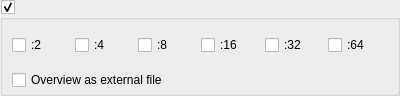
<?xml version="1.0" encoding="UTF-8"?>
<ui version="4.0">
 <class>IToolOverviewGroupBox</class>
 <widget class="QGroupBox" name="IToolOverviewGroupBox">
  <property name="geometry">
   <rect>
    <x>0</x>
    <y>0</y>
    <width>400</width>
    <height>96</height>
   </rect>
  </property>
  <property name="windowTitle">
   <string>GroupBox</string>
  </property>
  <property name="flat">
   <bool>false</bool>
  </property>
  <property name="checkable">
   <bool>true</bool>
  </property>
  <property name="checked">
   <bool>true</bool>
  </property>
  <layout class="QVBoxLayout" name="verticalLayout">
   <property name="spacing">
    <number>3</number>
   </property>
   <property name="leftMargin">
    <number>9</number>
   </property>
   <property name="topMargin">
    <number>3</number>
   </property>
   <property name="rightMargin">
    <number>9</number>
   </property>
   <property name="bottomMargin">
    <number>3</number>
   </property>
   <item>
    <widget class="QFrame" name="frameOverviews">
     <property name="enabled">
      <bool>true</bool>
     </property>
     <property name="frameShape">
      <enum>QFrame::NoFrame</enum>
     </property>
     <property name="frameShadow">
      <enum>QFrame::Raised</enum>
     </property>
     <layout class="QHBoxLayout" name="horizontalLayout_4">
      <property name="spacing">
       <number>3</number>
      </property>
      <property name="leftMargin">
       <number>0</number>
      </property>
      <property name="topMargin">
       <number>0</number>
      </property>
      <property name="rightMargin">
       <number>0</number>
      </property>
      <property name="bottomMargin">
       <number>0</number>
      </property>
      <item>
       <widget class="QCheckBox" name="checkBy2">
        <property name="text">
         <string>:2</string>
        </property>
       </widget>
      </item>
      <item>
       <widget class="QCheckBox" name="checkBy4">
        <property name="text">
         <string>:4</string>
        </property>
       </widget>
      </item>
      <item>
       <widget class="QCheckBox" name="checkBy8">
        <property name="text">
         <string>:8</string>
        </property>
       </widget>
      </item>
      <item>
       <widget class="QCheckBox" name="checkBy16">
        <property name="text">
         <string>:16</string>
        </property>
       </widget>
      </item>
      <item>
       <widget class="QCheckBox" name="checkBy32">
        <property name="text">
         <string>:32</string>
        </property>
       </widget>
      </item>
      <item>
       <widget class="QCheckBox" name="checkBy64">
        <property name="text">
         <string>:64</string>
        </property>
       </widget>
      </item>
     </layout>
    </widget>
   </item>
   <item>
    <widget class="QCheckBox" name="checkExternal">
     <property name="enabled">
      <bool>true</bool>
     </property>
     <property name="toolTip">
      <string>Do not copy the overviews into the file itself. Add them as external file.</string>
     </property>
     <property name="text">
      <string>Overview as external file</string>
     </property>
    </widget>
   </item>
  </layout>
 </widget>
 <resources/>
 <connections/>
</ui>
